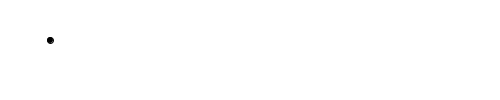
Frame 1 (no input)
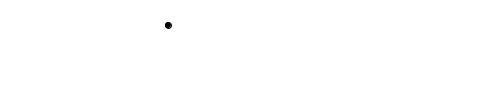
Frame 60 (the mouse pressed at the canvas centre just before this capture)
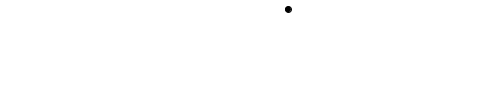
Frame 120 (the mouse held since frame 60 and released just before this capture)

The Processing sketch that drew these frames (run headless with seeded random() and noise(); from frame 60 on, the mouse is pressed at the canvas centre):

// Processing sketch: processing_104853
// ── processing_104853.pde

//PLEASE HOLD YOUR LAPTOP UPSIDE DOWN//

//Set up variables

int x=10; // x-coordinate of ball
int y=10; // y-coordinate of ball

int r=6; // r-radius of ball

int xPos=50; // bouncing ball coordinates x-axis
float yPos=40; // bouncing ball coordinate y-axis

int bxPos=2; // bouncing ball direction on x-axis
float byPos=-0.5; // bouncing ball direction on y-axis

//Set up ball speed

int speed=3;

float gravity = 0.1;


//Setup Function
void setup() {
  size(500,100); //Size of window
  smooth();
}

//Setup Background and Ball Shape
  void draw(){
  byPos -= gravity;
  background(255);
  fill(0);
  ellipseMode(CENTER); 
  ellipse(xPos,yPos,r,r); //Draw ellipse with variables
  
// Set yPos variables to move
yPos = yPos + byPos;

//Set condition to bounce on y edge // tip from loso 25 on processing.org ! 
if((yPos>height-2)||(yPos<3)){
byPos = byPos * -0.9;
}

//Set xPos variable to move
xPos = xPos +bxPos;

// Set condition to bounce on x edge 
if((xPos > width - 5)||(xPos < 0)){
  bxPos = bxPos *-1;
}

}
